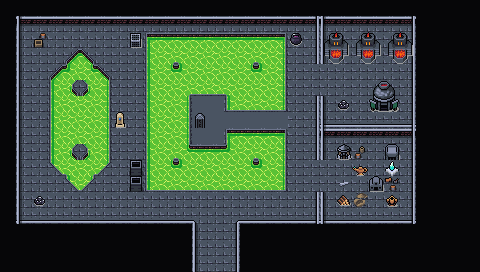

Rendered tile map (Tiled .tmx) drawn with the repository's tilesets; below, a short description and the map source with its tile grids summarised:
An orthogonal 30x17 tile map with 16x16 px tiles, 6 tile layers (Collision, Background, Floor, Walls, ...), 2 tilesets and 23 objects.

<map version="1.10" tiledversion="1.10.1" orientation="orthogonal" renderorder="right-down" width="30" height="17" tilewidth="16" tileheight="16" infinite="0" nextlayerid="9" nextobjectid="89">
 <editorsettings>
  <export target="wastetown..tmx" format="tmx" />
 </editorsettings>
 <tileset firstgid="1" source="../tileset/main.tsx" />
 <tileset firstgid="10113" source="../tileset/buildings.tsx" />
 <layer id="6" name="Collision" width="30" height="17">
  <data>[510 cells, 228 non-empty, 12 distinct tile ids]</data>
 </layer>
 <layer id="1" name="Background" width="30" height="17">
  <data>[510 cells, 510 non-empty, 1 distinct tile ids]</data>
 </layer>
 <layer id="7" name="Floor" width="30" height="17">
  <data>[510 cells, 510 non-empty, 2 distinct tile ids]</data>
 </layer>
 <layer id="2" name="Walls" width="30" height="17">
  <data>[510 cells, 375 non-empty, 28 distinct tile ids]</data>
 </layer>
 <layer id="8" name="Walls Supplementary" width="30" height="17">
  <data>[510 cells, 34 non-empty, 12 distinct tile ids]</data>
 </layer>
 <layer id="3" name="Clutter" width="30" height="17">
  <properties>
   <property name="spriteLayer" type="bool" value="true" />
  </properties>
  <data>[510 cells, 36 non-empty, 26 distinct tile ids]</data>
 </layer>
 <objectgroup id="4" name="Objects">
  <object id="38" template="../obj/entry_up.tx" x="192" y="270.665" width="48" height="16">
   <properties>
    <property name="teleport" value="" />
   </properties>
  </object>
  <object id="50" template="../obj/enemy.tx" x="117.217" y="90.704">
   <properties>
    <property name="enemy" value="Clay Golem" />
    <property name="threatRange" type="int" value="30" />
    <property name="waypoints" value="88,87,86,85,83" />
   </properties>
  </object>
  <object id="65" template="../obj/gold.tx" x="192.391" y="145.196" />
  <object id="66" template="../obj/gold.tx" x="19.3334" y="46.6666" />
  <object id="67" template="../obj/enemy.tx" x="241.504" y="212.858">
   <properties>
    <property name="enemy" value="Clay Golem" />
    <property name="threatRange" type="int" value="30" />
    <property name="waypoints" value="84,82,81,82" />
   </properties>
  </object>
  <object id="68" template="../obj/enemy.tx" x="325.845" y="85.3379">
   <properties>
    <property name="enemy" value="Golem" />
    <property name="threatRange" type="int" value="30" />
    <property name="waypoints" value="79,80" />
   </properties>
  </object>
  <object id="69" template="../obj/enemy.tx" x="224.586" y="125.875">
   <properties>
    <property name="enemy" value="Golem" />
    <property name="threatRange" type="int" value="30" />
   </properties>
  </object>
  <object id="72" template="../obj/gold.tx" x="330.667" y="179.333" />
  <object id="73" template="../obj/booster.tx" x="49.5" y="44.5">
   <properties>
    <property name="reward">[
  {
    "editions": [ "DST" ],
    "type": "card",
    "count": 10,
    "rarity": [ "Common" ]
  },
  {
    "editions": [ "DST" ],
    "type": "card",
    "count": 3,
    "rarity": [ "Uncommon" ]
  },
  {
    "editions": [ "DST" ],
    "type": "card",
    "count": 1,
    "rarity": [ "Rare", "Mythic Rare" ]
  }
]
</property>
   </properties>
  </object>
  <object id="74" template="../obj/enemy.tx" x="96.5" y="218">
   <properties>
    <property name="enemy" value="Clay Golem" />
    <property name="threatRange" type="int" value="30" />
    <property name="waypoints" value="83,85,86,87,88" />
   </properties>
  </object>
  <object id="75" template="../obj/treasure.tx" x="194" y="114">
   <properties>
    <property name="reward">[{
  "type": "randomCard",
  "count": 1,
  "rarity": [ "rare", "mythic rare" ],
  "colors": [ "colorID" ]
},{
  "type": "randomCard",
  "count": 4,
  "rarity": [ "uncommon" ],
  "addMaxCount": 2
}]</property>
    <property name="spawn.Hard" type="bool" value="false" />
   </properties>
  </object>
  <object id="76" template="../obj/manashards.tx" x="392.5" y="83.5" />
  <object id="77" template="../obj/manashards.tx" x="366.5" y="157.5" />
  <object id="79" template="../obj/waypoint.tx" x="357.5" y="86.5" />
  <object id="80" template="../obj/waypoint.tx" x="295" y="87.5" />
  <object id="81" template="../obj/waypoint.tx" x="293.5" y="166" />
  <object id="82" template="../obj/waypoint.tx" x="288.5" y="214" />
  <object id="83" template="../obj/waypoint.tx" x="97" y="217.5" />
  <object id="84" template="../obj/waypoint.tx" x="189" y="215.5" />
  <object id="85" template="../obj/waypoint.tx" x="25.5" y="180.5" />
  <object id="86" template="../obj/waypoint.tx" x="29.5" y="47" />
  <object id="87" template="../obj/waypoint.tx" x="111.5" y="45" />
  <object id="88" template="../obj/waypoint.tx" x="136" y="128" />
 </objectgroup>
</map>
